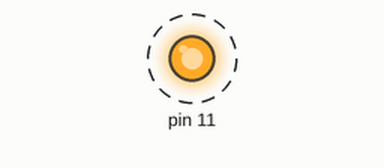
This sketch was run on a simulated Arduino Uno, built with avr-gcc and run on an emulated ATmega328P. Parts: output pins drawn as LEDs (lit = HIGH). Dashed ring = blinking.

Above: at 0.05 s.
Timing chart, 0 to 4.6 s (numbered marks = the images above):
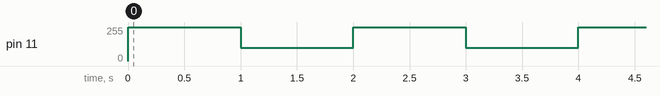

Measured:
- by itself, pin 11: alternates 255/255 for 1.0 s and 100/255 for 1.0 s

The sketch:

codigo2.ino
```cpp
/*
Esse codigo demostra a intensidade da luz de um led
*/
void setup()
{
  // Configura o pino d13 como saída
  pinMode(11, OUTPUT);
}

void loop()
{
  // Configura o pino 13 como HIGH
  analogWrite(11, 255);

  // Espera 1000 ms (1 segundo)
  delay(1000);

  // Configura o pino 13 como LOW
  analogWrite(11, 100);

  // Espera 1000 ms (1 segundo)
  delay(1000);
}
```
